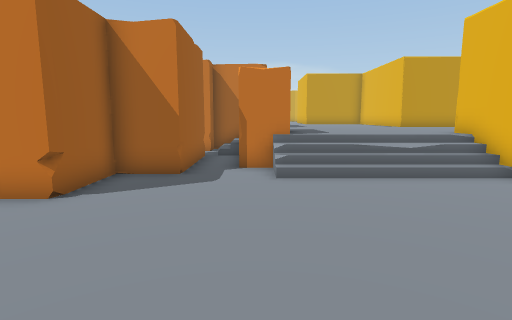
view 1 (above)

24 first-person views from a walk through a Unity game level. The camera is 1.5 m above the floor, tilts 8° down and sees 80° across. The floor is counted in squares, 1 m on a side. Each view is taken from the middle of a square. On the plan, view 1 faces up. The plan holds only what a view shows up to about 15 squares ahead; the rest is blank. The place goes on beyond the plan. The player character is not drawn. Some animated figures are not drawn. Some surface patterns are stand-ins.

view 2
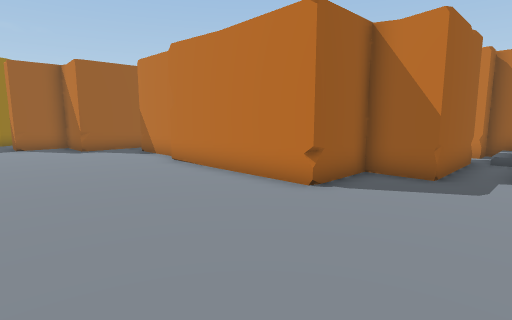

view 3
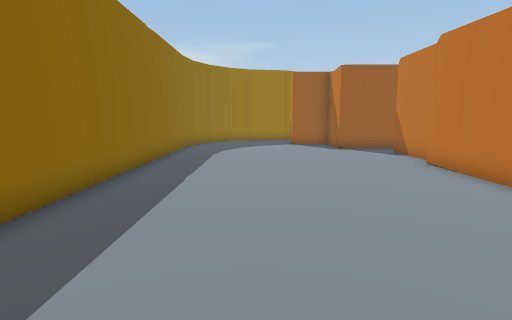

view 4
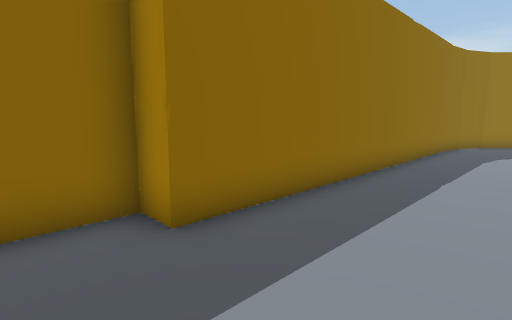

view 5
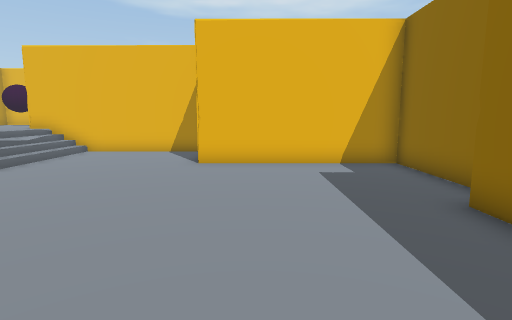

view 6
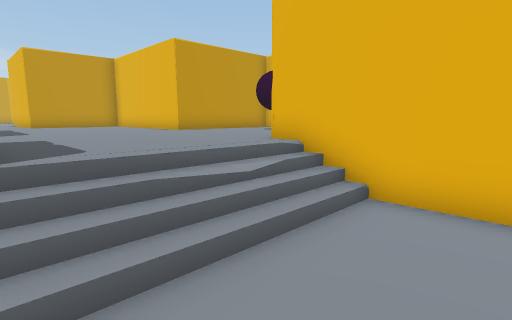

view 7
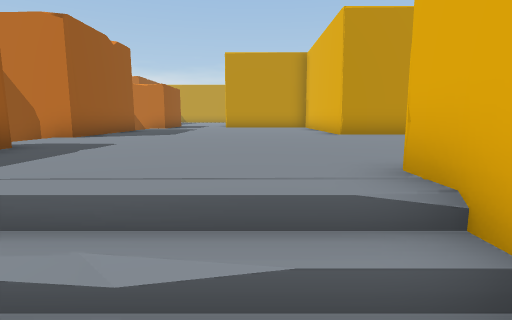

view 8
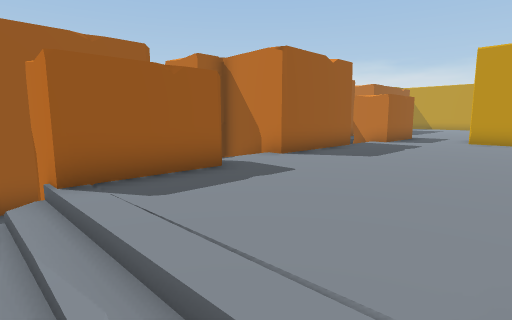

view 9
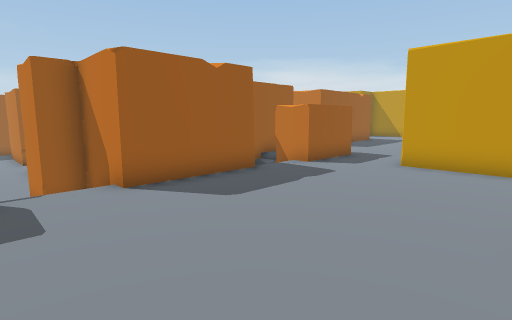

view 10
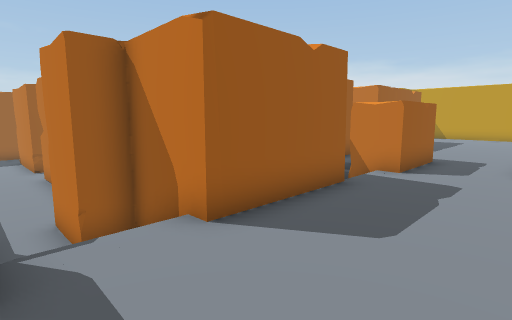

view 11
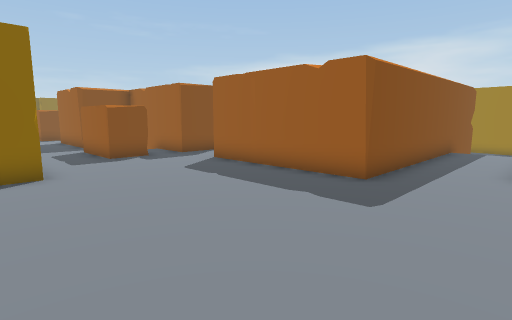

view 12
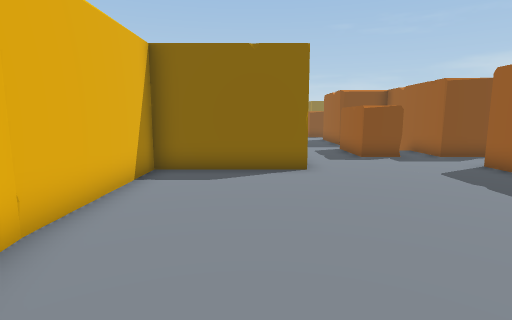

view 13
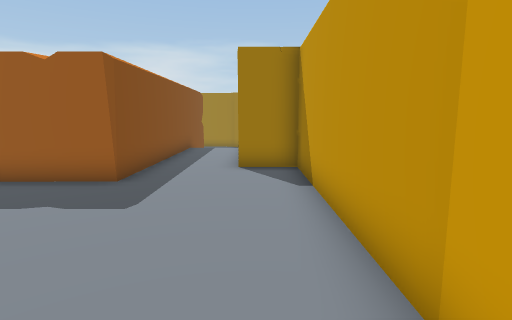

view 14
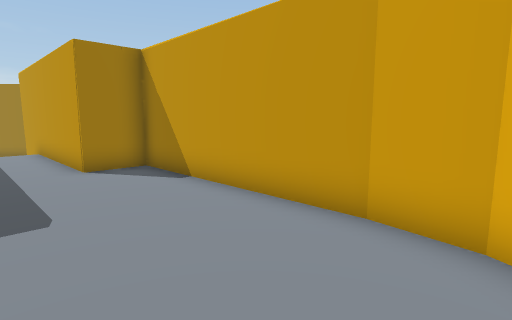

view 15
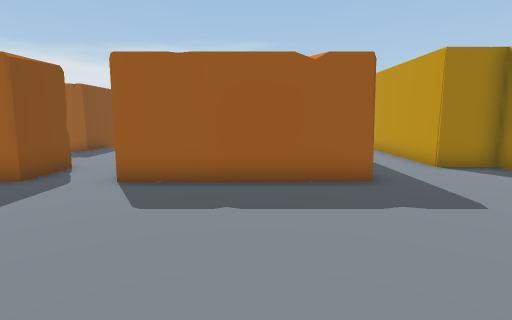

view 16
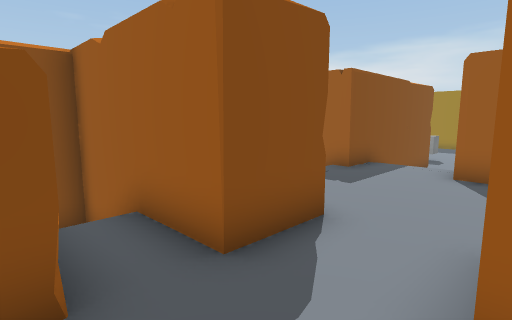

view 17
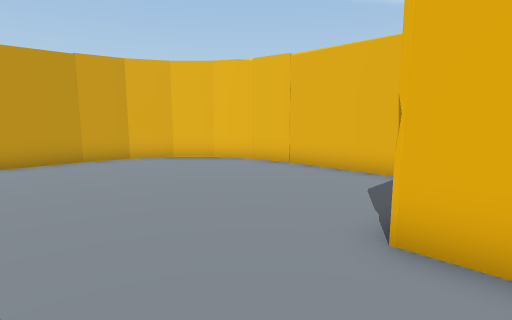

view 18
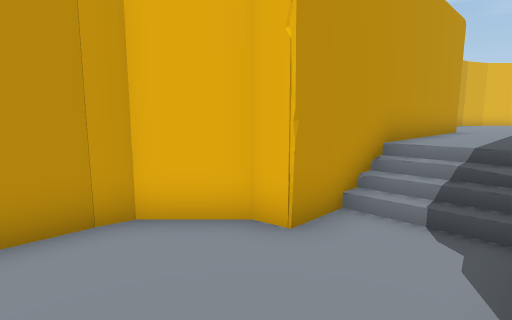

view 19
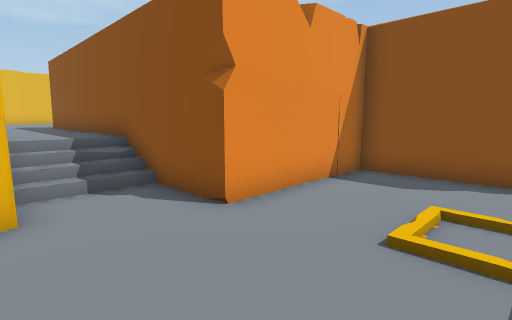

view 20
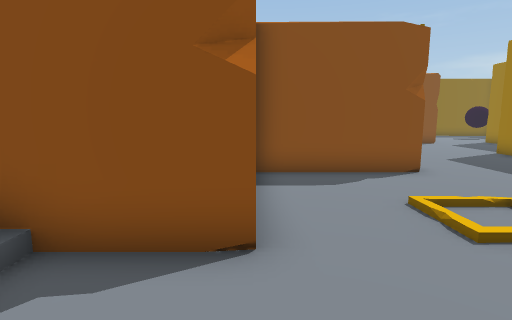

view 21
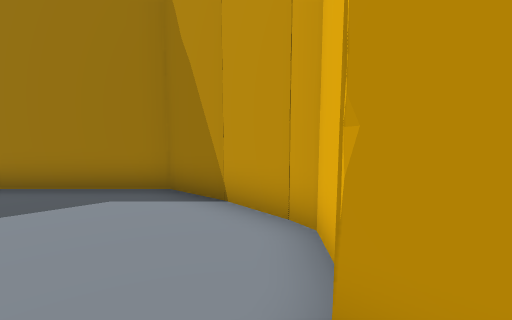

view 22
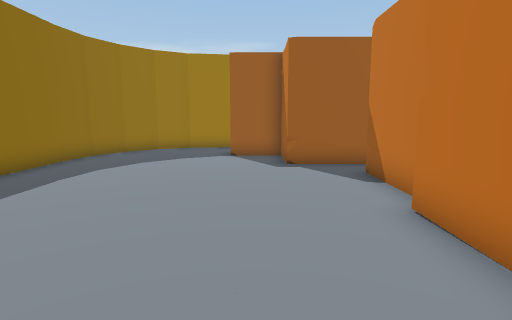

view 23
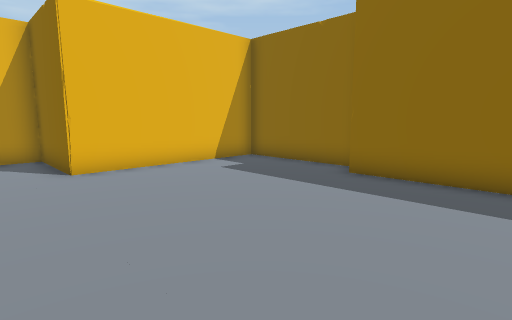

view 24
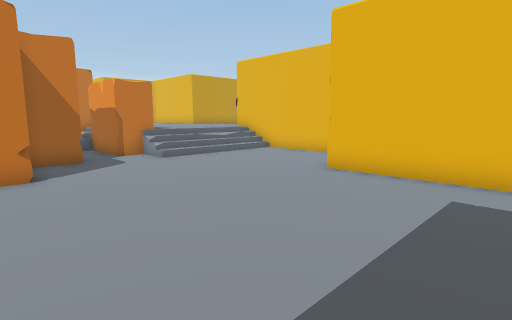

### Floor plan
Key: @ floor where view 1 was taken; # wall or solid block; . main floor; : floor 1 m higher than the main floor; / step, stairs or slope; = window, fence, low wall or low ledge.
Columns run from 19 left of view 1 to 8 right of it. Each row starts with its distance up from view 1.
 37   ####
 36 ###..##        ###########
 35 #.....##########:::::::::##
 34 ........//::::::::::::::::##
 33  .......//:::::::::::::::::#
 32  ....#############:::::::::#
 31  ./..#           #:::::::::#
 30  ./..#           #:::::::::#
 29 .....#           #:::::::::#
 28 .....#           #:::::::::#
 27 .#####           #:::::::::#
 26                  #:::::#####
 25           #::::::::::::#
 24           #::::::::::::#
 23          /:::::###:##::#
 22         //::::   #:##::#####
 21    ########/     #=##::::::#
 20                  # /:::::::#
 19                  # /:::::::#
 18                  ###:::::::#
 17                    #:::::::#
 16                    #:::::::#
 15     ###..##      ###::::::::
 14     ...........###//::::::::
 13       ............//::::::::
 12                  #/##:::::::
 11                  #.##:::::::
 10                  #.##:::::#
  9                  #.##/////#
  8                ###..//////#
  7     #          #..........#
  6     #.##########..........#
  5     #.....................#
  4   ###.....................#
  3   #.......................#
  2 .##...................#####
  1 ......................#
  0 ...................@..#
 -1 ......................#
 -2 #.....................#
 -3 ###...................#
 -4   ################....#
 -5                  ######

Where each view was taken, in squares from view 1:
view 1: 0 up, 0 right, facing up
view 2: 0 up, 0 right, facing up-left
view 3: 0 up, 0 right, facing left
view 4: 0 up, 0 right, facing down-left
view 5: 0 up, 7 left, facing right
view 6: 5 up, 1 right, facing up-right
view 7: 7 up, 5 right, facing up
view 8: 8 up, 6 right, facing up-left
view 9: 12 up, 7 right, facing up-left
view 10: 12 up, 4 right, facing up-left
view 11: 35 up, 5 right, facing down-left
view 12: 35 up, 5 right, facing down
view 13: 35 up, 5 right, facing left
view 14: 32 up, 5 right, facing up-left
view 15: 29 up, 5 right, facing left
view 16: 26 up, 0 right, facing down-left
view 17: 25 up, 0 right, facing up-right
view 18: 32 up, 16 left, facing up-right
view 19: 35 up, 18 left, facing down-right
view 20: 35 up, 14 left, facing down
view 21: 33 up, 12 left, facing up-left
view 22: 3 up, 5 left, facing left
view 23: 4 up, 6 left, facing down-right
view 24: 3 down, 5 left, facing up-right
